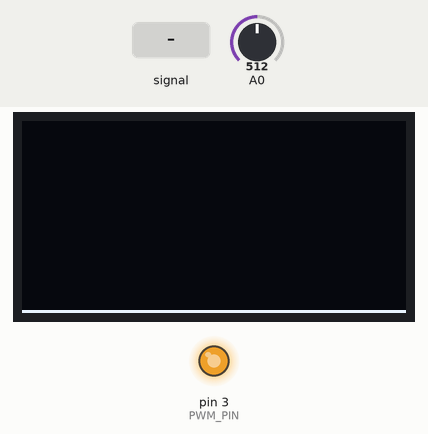
A sketch run on a simulated Arduino Uno, built with avr-gcc and run on an emulated ATmega328P. Parts: 128×64 one-colour display, output pins drawn as LEDs (lit = HIGH). The inputs (shaded band) are chosen by the test bench; at power-on: A0 = 512.

Above: at 1.2 s.
1.3 s: A0 fed a 1000 Hz sine of ±255 counts around its level
At 1.47 s:
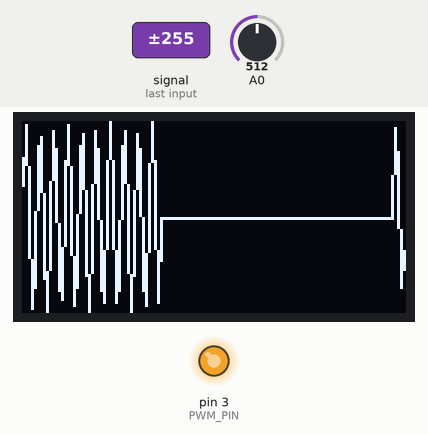
3.0 s: A0 set to 716
5.8 s: A0 fed a 200 Hz sine of ±81 counts around its level
At 6.3 s:
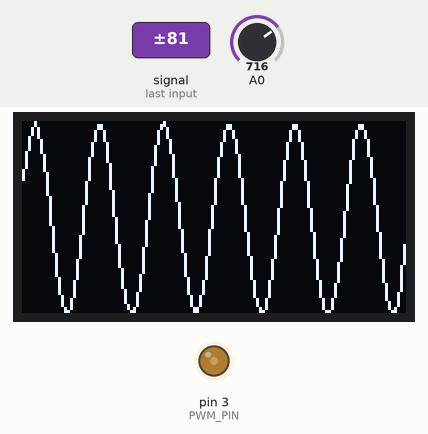
11.3 s: A0 set to 900
At 12.3 s:
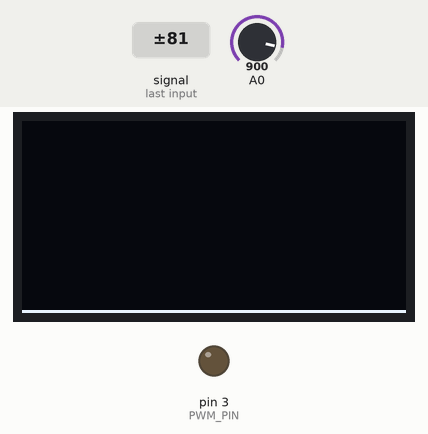
Timing chart, 0 to 13.9 s (numbered marks = the images above; inputs shaded):
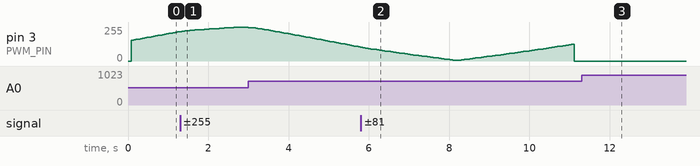

The sketch:

main.ino
```cpp
#include <SPI.h>
#include <Adafruit_GFX.h>
#include <Adafruit_SSD1306.h>
#include <avr/pgmspace.h>

#define SCREEN_WIDTH 128
#define SCREEN_HEIGHT 64

#define OLED_DC   9
#define OLED_CS   10
#define OLED_RST  8

#define PWM_PIN 3          // Sine output (PWM)
#define TABLE_SIZE 256

Adafruit_SSD1306 display(SCREEN_WIDTH, SCREEN_HEIGHT, &SPI, OLED_DC, OLED_RST, OLED_CS);

// ===================== SINE TABLE =====================
const uint8_t sineTable[TABLE_SIZE] PROGMEM = {
  128,131,134,137,140,143,146,149,152,155,158,162,165,168,171,174,
  177,180,183,186,189,192,195,198,201,204,207,210,213,216,218,221,
  224,227,230,233,235,238,241,243,246,249,251,253,255,253,251,249,
  246,243,241,238,235,233,230,227,224,221,218,216,213,210,207,204,
  201,198,195,192,189,186,183,180,177,174,171,168,165,162,158,155,
  152,149,146,143,140,137,134,131,128,124,121,118,115,112,109,106,
  103,100,97,93,90,87,84,81,78,75,72,69,66,63,60,57,54,51,
  48,45,42,39,37,34,31,28,25,23,20,17,15,12,9,7,
  5,7,9,12,15,17,20,23,25,28,31,34,37,39,42,45,
  48,51,54,57,60,63,66,69,72,75,78,81,84,87,90,93,
  97,100,103,106,109,112,115,118,121,124
};

volatile uint16_t samp[256];
volatile uint16_t widx = 0;
volatile bool bufFull = false;

const uint16_t N = 256;
const uint16_t TRIG_LEVEL = 512;
const bool TRIG_RISING = true;

// ===================== ADC ISR =====================
ISR(ADC_vect) {
  if (bufFull) return;
  samp[widx++] = ADC;
  if (widx >= N) bufFull = true;
}

static inline void adc_start_freerun_A0() {
  ADMUX  = (1 << REFS0); // AVcc ref, A0
  ADCSRB = 0;
  ADCSRA = (1 << ADEN)  | (1 << ADATE) | (1 << ADIE) |
           (1 << ADPS2) | (1 << ADPS1) | (1 << ADPS0);
  DIDR0  = (1 << ADC0D);

  widx = 0;
  bufFull = false;
  ADCSRA |= (1 << ADSC);
}

// ===================== TRIGGER =====================
static int find_trigger_index(const uint16_t *x, uint16_t n) {
  for (uint16_t i = 1; i < n; i++) {
    uint16_t a = x[i - 1], b = x[i];
    if (TRIG_RISING) {
      if (a < TRIG_LEVEL && b >= TRIG_LEVEL) return i;
    } else {
      if (a > TRIG_LEVEL && b <= TRIG_LEVEL) return i;
    }
  }
  return 0;
}

// ===================== DRAW =====================
static void draw_waveform(const uint16_t *x, uint16_t n) {
  uint16_t xmin = 1023, xmax = 0;
  for (uint16_t i = 0; i < n; i++) {
    if (x[i] < xmin) xmin = x[i];
    if (x[i] > xmax) xmax = x[i];
  }
  if (xmax == xmin) xmax = xmin + 1;

  int t0 = find_trigger_index(x, n);

  display.clearDisplay();

  for (int px = 0; px < SCREEN_WIDTH; px++) {
    uint16_t idx = (t0 + (uint32_t)px * (n - 1) / (SCREEN_WIDTH - 1)) % n;
    uint16_t v = x[idx];

    int y = (int)((uint32_t)(v - xmin) * (SCREEN_HEIGHT - 1) / (xmax - xmin));
    y = (SCREEN_HEIGHT - 1) - y;

    if (px > 0) {
      uint16_t idxP = (t0 + (uint32_t)(px - 1) * (n - 1) / (SCREEN_WIDTH - 1)) % n;
      uint16_t vP = x[idxP];
      int yP = (int)((uint32_t)(vP - xmin) * (SCREEN_HEIGHT - 1) / (xmax - xmin));
      yP = (SCREEN_HEIGHT - 1) - yP;
      display.drawLine(px - 1, yP, px, y, SSD1306_WHITE);
    }
  }

  display.display();
}

// ===================== SETUP =====================
void setup() {
  pinMode(PWM_PIN, OUTPUT);

  if (!display.begin(SSD1306_SWITCHCAPVCC)) {
    while (1) {}
  }

  display.clearDisplay();
  display.setTextSize(1);
  display.setTextColor(SSD1306_WHITE);
  display.setCursor(0, 0);
  display.print("Scope A0");
  display.display();

  cli();
  adc_start_freerun_A0();
  sei();
}

// ===================== LOOP =====================
void loop() {
  static uint16_t local[N];

  // ----- SINE GENERATOR (0.5 Hz) -----
  static uint16_t sineIndex = 0;
  static uint32_t lastUpdate = 0;

  if (micros() - lastUpdate >= 7800) { // 2 s / 256
    lastUpdate += 7800;
    uint8_t v = pgm_read_byte(&sineTable[sineIndex]);
    analogWrite(PWM_PIN, v);
    sineIndex = (sineIndex + 1) % TABLE_SIZE;
  }

  // ----- SCOPE UPDATE -----
  if (bufFull) {
    cli();
    for (uint16_t i = 0; i < N; i++) local[i] = samp[i];
    widx = 0;
    bufFull = false;
    sei();

    draw_waveform(local, N);
  }
}
```

Measured:
- after the input at 1.3 s, the display: changes after 0.12 s (image 1)
- after the input at 5.8 s, the display: first changes after 0.11 s (image 2 shows a later state)
